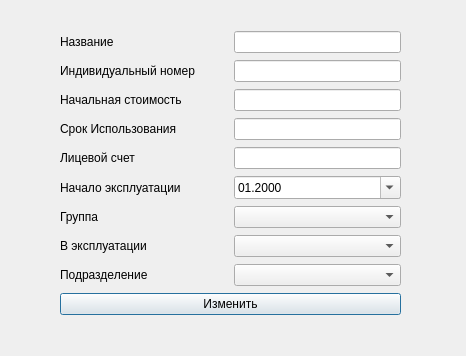
<?xml version="1.0" encoding="UTF-8"?>
<ui version="4.0">
 <class>UpdateWindow</class>
 <widget class="QWidget" name="UpdateWindow">
  <property name="windowModality">
   <enum>Qt::ApplicationModal</enum>
  </property>
  <property name="geometry">
   <rect>
    <x>0</x>
    <y>0</y>
    <width>466</width>
    <height>356</height>
   </rect>
  </property>
  <property name="minimumSize">
   <size>
    <width>466</width>
    <height>356</height>
   </size>
  </property>
  <property name="maximumSize">
   <size>
    <width>466</width>
    <height>356</height>
   </size>
  </property>
  <property name="windowTitle">
   <string>Изменение</string>
  </property>
  <widget class="QWidget" name="layoutWidget">
   <property name="geometry">
    <rect>
     <x>60</x>
     <y>30</y>
     <width>341</width>
     <height>294</height>
    </rect>
   </property>
   <layout class="QVBoxLayout" name="verticalLayout">
    <item>
     <layout class="QHBoxLayout" name="horizontalLayout">
      <item>
       <widget class="QLabel" name="label">
        <property name="sizePolicy">
         <sizepolicy hsizetype="Expanding" vsizetype="Preferred">
          <horstretch>0</horstretch>
          <verstretch>0</verstretch>
         </sizepolicy>
        </property>
        <property name="text">
         <string>Название</string>
        </property>
       </widget>
      </item>
      <item>
       <widget class="QLineEdit" name="nameLine"/>
      </item>
     </layout>
    </item>
    <item>
     <layout class="QHBoxLayout" name="horizontalLayout_2">
      <item>
       <widget class="QLabel" name="label_2">
        <property name="sizePolicy">
         <sizepolicy hsizetype="Expanding" vsizetype="Preferred">
          <horstretch>0</horstretch>
          <verstretch>0</verstretch>
         </sizepolicy>
        </property>
        <property name="text">
         <string>Индивидуальный номер</string>
        </property>
       </widget>
      </item>
      <item>
       <widget class="QLineEdit" name="numbLine"/>
      </item>
     </layout>
    </item>
    <item>
     <layout class="QHBoxLayout" name="horizontalLayout_3">
      <item>
       <widget class="QLabel" name="label_3">
        <property name="sizePolicy">
         <sizepolicy hsizetype="Expanding" vsizetype="Preferred">
          <horstretch>0</horstretch>
          <verstretch>0</verstretch>
         </sizepolicy>
        </property>
        <property name="text">
         <string>Начальная стоимость</string>
        </property>
       </widget>
      </item>
      <item>
       <widget class="QLineEdit" name="costLine"/>
      </item>
     </layout>
    </item>
    <item>
     <layout class="QHBoxLayout" name="horizontalLayout_4">
      <item>
       <widget class="QLabel" name="label_4">
        <property name="sizePolicy">
         <sizepolicy hsizetype="Expanding" vsizetype="Preferred">
          <horstretch>0</horstretch>
          <verstretch>0</verstretch>
         </sizepolicy>
        </property>
        <property name="text">
         <string>Срок Использования</string>
        </property>
       </widget>
      </item>
      <item>
       <widget class="QLineEdit" name="utimeLine"/>
      </item>
     </layout>
    </item>
    <item>
     <layout class="QHBoxLayout" name="horizontalLayout_5">
      <item>
       <widget class="QLabel" name="label_5">
        <property name="sizePolicy">
         <sizepolicy hsizetype="Expanding" vsizetype="Preferred">
          <horstretch>0</horstretch>
          <verstretch>0</verstretch>
         </sizepolicy>
        </property>
        <property name="text">
         <string>Лицевой счет</string>
        </property>
       </widget>
      </item>
      <item>
       <widget class="QLineEdit" name="accountLine"/>
      </item>
     </layout>
    </item>
    <item>
     <layout class="QHBoxLayout" name="horizontalLayout_6">
      <item>
       <widget class="QLabel" name="label_6">
        <property name="sizePolicy">
         <sizepolicy hsizetype="Expanding" vsizetype="Preferred">
          <horstretch>0</horstretch>
          <verstretch>0</verstretch>
         </sizepolicy>
        </property>
        <property name="text">
         <string>Начало эксплуатации</string>
        </property>
       </widget>
      </item>
      <item>
       <widget class="QDateEdit" name="dateEdit">
        <property name="sizePolicy">
         <sizepolicy hsizetype="Expanding" vsizetype="Fixed">
          <horstretch>0</horstretch>
          <verstretch>0</verstretch>
         </sizepolicy>
        </property>
        <property name="displayFormat">
         <string>MM.yyyy</string>
        </property>
        <property name="calendarPopup">
         <bool>true</bool>
        </property>
       </widget>
      </item>
     </layout>
    </item>
    <item>
     <layout class="QHBoxLayout" name="horizontalLayout_7">
      <item>
       <widget class="QLabel" name="label_7">
        <property name="sizePolicy">
         <sizepolicy hsizetype="Expanding" vsizetype="Preferred">
          <horstretch>0</horstretch>
          <verstretch>0</verstretch>
         </sizepolicy>
        </property>
        <property name="text">
         <string>Группа</string>
        </property>
       </widget>
      </item>
      <item>
       <widget class="QComboBox" name="cbGroup">
        <property name="sizePolicy">
         <sizepolicy hsizetype="Expanding" vsizetype="Fixed">
          <horstretch>0</horstretch>
          <verstretch>0</verstretch>
         </sizepolicy>
        </property>
       </widget>
      </item>
     </layout>
    </item>
    <item>
     <layout class="QHBoxLayout" name="horizontalLayout_8">
      <item>
       <widget class="QLabel" name="label_8">
        <property name="sizePolicy">
         <sizepolicy hsizetype="Expanding" vsizetype="Preferred">
          <horstretch>0</horstretch>
          <verstretch>0</verstretch>
         </sizepolicy>
        </property>
        <property name="text">
         <string>В эксплуатации</string>
        </property>
       </widget>
      </item>
      <item>
       <widget class="QComboBox" name="cbIsWorking">
        <property name="sizePolicy">
         <sizepolicy hsizetype="Expanding" vsizetype="Fixed">
          <horstretch>0</horstretch>
          <verstretch>0</verstretch>
         </sizepolicy>
        </property>
       </widget>
      </item>
     </layout>
    </item>
    <item>
     <layout class="QHBoxLayout" name="horizontalLayout_9">
      <item>
       <widget class="QLabel" name="label_9">
        <property name="sizePolicy">
         <sizepolicy hsizetype="Expanding" vsizetype="Preferred">
          <horstretch>0</horstretch>
          <verstretch>0</verstretch>
         </sizepolicy>
        </property>
        <property name="text">
         <string>Подразделение</string>
        </property>
       </widget>
      </item>
      <item>
       <widget class="QComboBox" name="cbIsDepartment">
        <property name="sizePolicy">
         <sizepolicy hsizetype="Expanding" vsizetype="Fixed">
          <horstretch>0</horstretch>
          <verstretch>0</verstretch>
         </sizepolicy>
        </property>
       </widget>
      </item>
     </layout>
    </item>
    <item>
     <widget class="QPushButton" name="updateButton">
      <property name="text">
       <string>Изменить</string>
      </property>
      <property name="default">
       <bool>true</bool>
      </property>
     </widget>
    </item>
   </layout>
  </widget>
 </widget>
 <resources/>
 <connections/>
</ui>
